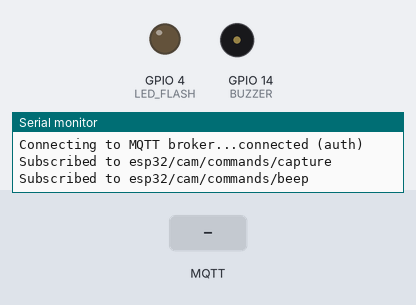
A program run on a simulated ESP32. Parts: output pins drawn as LEDs (lit = HIGH), buzzer (waves = sounding, pin HIGH), the last lines printed to the serial monitor. Inputs (shaded band) come from the test bench. WiFi joins after 1.5 s; servers stay silent unless stated; no MQTT or app messages arrive unless stated; the camera gives no picture.

Above: at 4.0 s.
4.1 s: MQTT message "1" arrives on the first subscribed topic
At 4.6 s:
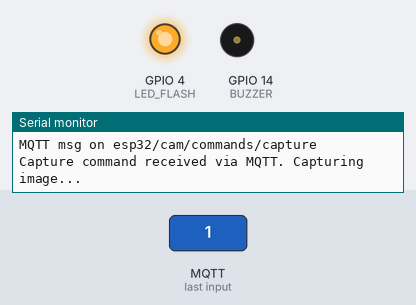
6.2 s: MQTT message "1" arrives on the second subscribed topic
At 7.1 s:
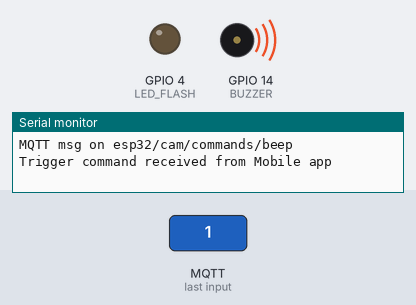
9.2 s: MQTT message "0" arrives on the second subscribed topic
At 11.9 s:
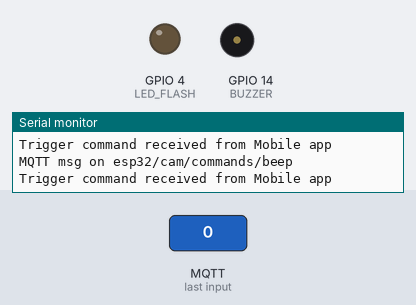
12.2 s: MQTT message "2" arrives on the second subscribed topic
At 12.8 s:
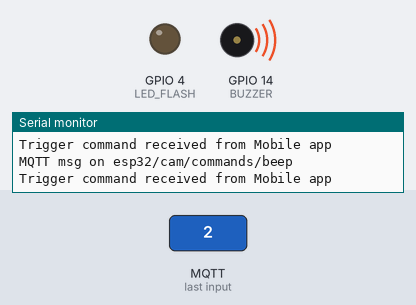
Timing chart, 0 to 15.7 s (numbered marks = the images above; inputs shaded):
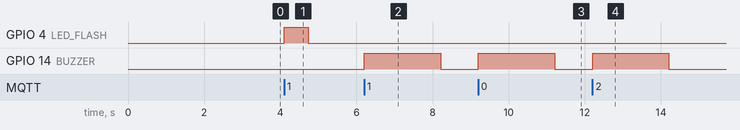

Measured:
- after the input at 4.1 s, GPIO 4 (LED_FLASH): LOW → HIGH at once, → LOW 0.62 s later
- after the input at 6.2 s, GPIO 14 (BUZZER): LOW → HIGH at once, → LOW 2.0 s later
- after the input at 9.2 s, GPIO 14 (BUZZER): LOW → HIGH at once, → LOW 2.0 s later
- after the input at 12.2 s, GPIO 14 (BUZZER): LOW → HIGH at once, → LOW 2.0 s later

The program:

main.cpp
```cpp
/*
  ESP32-CAM: WiFi + MQTT trigger + HTTP capture endpoint
  - Subscribe to topic: cam/commands/capture
  - Publish ready:    cam/status/ready  {"url":"http://<ip>/capture"}
  - Serve JPEG at:    http://<esp-ip>/capture

  Requirements:
  - Arduino core for ESP32
  - PubSubClient library
*/

#include <WiFi.h>
#include <WebServer.h>
#include <PubSubClient.h>
#include "esp_camera.h"
#include <WiFiClientSecure.h>

WiFiClientSecure wifiSecure;
PubSubClient mqttClient(wifiSecure);

// ---------------------------
// Camera pin configuration
// (Typical AI-Thinker / ESP32-CAM board)
#define PWDN_GPIO_NUM 32
#define RESET_GPIO_NUM -1
#define XCLK_GPIO_NUM 0
#define SIOD_GPIO_NUM 26
#define SIOC_GPIO_NUM 27
#define Y9_GPIO_NUM 35
#define Y8_GPIO_NUM 34
#define Y7_GPIO_NUM 39
#define Y6_GPIO_NUM 36
#define Y5_GPIO_NUM 21
#define Y4_GPIO_NUM 19
#define Y3_GPIO_NUM 18
#define Y2_GPIO_NUM 5
#define VSYNC_GPIO_NUM 25
#define HREF_GPIO_NUM 23
#define PCLK_GPIO_NUM 22

#define LED_FLASH 4
#define BUZZER 14

// ---------------------------
// USER CONFIG - fill these
const char *WIFI_SSID = "IOT1";
const char *WIFI_PASS = "369369369";

const char *MQTT_BROKER = "0a50d954b7984f53a9c0d4e7ec990ed8.s1.eu.hivemq.cloud"; // or cloud broker domain
const uint16_t MQTT_PORT = 8883;
const char *MQTT_USER = "dhwani123";    // optional
const char *MQTT_PASSWD = "Dh12345678"; // optional

const char *MQTT_TOPIC_CMD = "esp32/cam/commands/capture";
const char *MQTT_TOPIC_READY = "esp32/cam/status/ready";
const char *MQTT_BEEP_TRIGGER = "esp32/cam/commands/beep";

const char hiveMQ_ca[] PROGMEM = R"EOF(
-----BEGIN CERTIFICATE-----
MIIFGTCCBAGgAwIBAgISBY3q/k62gY9zzCKBwXeVZmRDMA0GCSqGSIb3DQEBCwUA
MDMxCzAJBgNVBAYTAlVTMRYwFAYDVQQKEw1MZXQncyBFbmNyeXB0MQwwCgYDVQQD
EwNSMTIwHhcNMjUxMDE5MTgxNDI5WhcNMjYwMTE3MTgxNDI4WjAfMR0wGwYDVQQD
DBQqLnMxLmV1LmhpdmVtcS5jbG91ZDCCASIwDQYJKoZIhvcNAQEBBQADggEPADCC
AQoCggEBAKVuz2sMPmxx2w/f81/YAEKTbNZMJPk2+ooLFg5hxXvReF+AwIT4XvZ+
MLhSKvFxmghJF+BB9WyhqrcJLGDCP4s6SOLWTYixEoTcaLUviqqn+06kYqDJ6E83
NGsc7T42DlPnzqcZZjPRed9rt4CP3RgeZlWyYZgiD8FoJG9gie8ytihF/FkGZT8T
N4Vkl2vQa3mfBWeeKrcuhcLPxqIWDz/30iYfLtEe5JYYScoCKTXcP9SUStjpR8pD
vfOWdvasOAuBy7yBbx01/4lcQt50hfbhTR/K14/D4rNkuuvU7ktSQnoxVXC8YDwG
zkny10DFt65mVYLNZcBQtOLHHOZGV30CAwEAAaOCAjkwggI1MA4GA1UdDwEB/wQE
AwIFoDAdBgNVHSUEFjAUBggrBgEFBQcDAQYIKwYBBQUHAwIwDAYDVR0TAQH/BAIw
ADAdBgNVHQ4EFgQUgsEjDU35+EWJKBsFxJ0lM0PXMi4wHwYDVR0jBBgwFoAUALUp
8i2ObzHom0yteD763OkM0dIwMwYIKwYBBQUHAQEEJzAlMCMGCCsGAQUFBzAChhdo
dHRwOi8vcjEyLmkubGVuY3Iub3JnLzAzBgNVHREELDAqghQqLnMxLmV1LmhpdmVt
cS5jbG91ZIISczEuZXUuaGl2ZW1xLmNsb3VkMBMGA1UdIAQMMAowCAYGZ4EMAQIB
MC4GA1UdHwQnMCUwI6AhoB+GHWh0dHA6Ly9yMTIuYy5sZW5jci5vcmcvNjguY3Js
MIIBBQYKKwYBBAHWeQIEAgSB9gSB8wDxAHcASZybad4dfOz8Nt7Nh2SmuFuvCoeA
GdFVUvvp6ynd+MMAAAGZ/eOokwAABAMASDBGAiEA5hLq4ze/NeLDJKSPI1IOnSpr
gWKanwFSky61clsLVtECIQDy35kv5Z20DEZaTUTRs0LTwOBtt4hCcsKfDGzfViY4
rQB2AJaXZL9VWJet90OHaDcIQnfp8DrV9qTzNm5GpD8PyqnGAAABmf3jqNEAAAQD
AEcwRQIgRXQhl7dwoxjkx7NWAR678ubZaB3fFXLAKdt1Yt3AxXYCIQDKyEyxTyRf
u54cglCG+XUyMDH3Sgyfqv6uK5OUWOAfbjANBgkqhkiG9w0BAQsFAAOCAQEAlcxa
UU01drpj2WUmbxkD076YtgR10JXLk0Lxy8K5dPd5DFFDcw5EiF8oDXGZtvQ91KEl
Ei+lqi7+oifj/lS7u15pMdg5n/EnCIHFysPixmLObRYNjJXpBgKHrVQspVReYxNe
ZwvtJKglvrvmHzLTLUHDeON9q9CkfUwJLHesI3R3fjlSxgpWwoJOnyQv+Csv1zHE
Nb/7JUJVk/vkWwZo/B/cnUc4WBmTD0RUeFKzKZzmy1gCtuAMeT+cPLraJU5zsKXt
pnpIucEvTexYuDbeuvnYckh2pqAALUKo23HJqAh1//HvxR7vkS87+xq/my4chgW+
UVH0XBkbReDupQk2xQ==
-----END CERTIFICATE-----
)EOF";

const char *root_ca = R"EOF(
-----BEGIN CERTIFICATE-----
MIIFBjCCAu6gAwIBAgIRAMISMktwqbSRcdxA9+KFJjwwDQYJKoZIhvcNAQELBQAw
TzELMAkGA1UEBhMCVVMxKTAnBgNVBAoTIEludGVybmV0IFNlY3VyaXR5IFJlc2Vh
cmNoIEdyb3VwMRUwEwYDVQQDEwxJU1JHIFJvb3QgWDEwHhcNMjQwMzEzMDAwMDAw
WhcNMjcwMzEyMjM1OTU5WjAzMQswCQYDVQQGEwJVUzEWMBQGA1UEChMNTGV0J3Mg
RW5jcnlwdDEMMAoGA1UEAxMDUjEyMIIBIjANBgkqhkiG9w0BAQEFAAOCAQ8AMIIB
CgKCAQEA2pgodK2+lP474B7i5Ut1qywSf+2nAzJ+Npfs6DGPpRONC5kuHs0BUT1M
5ShuCVUxqqUiXXL0LQfCTUA83wEjuXg39RplMjTmhnGdBO+ECFu9AhqZ66YBAJpz
kG2Pogeg0JfT2kVhgTU9FPnEwF9q3AuWGrCf4yrqvSrWmMebcas7dA8827JgvlpL
Thjp2ypzXIlhZZ7+7Tymy05v5J75AEaz/xlNKmOzjmbGGIVwx1Blbzt05UiDDwhY
XS0jnV6j/ujbAKHS9OMZTfLuevYnnuXNnC2i8n+cF63vEzc50bTILEHWhsDp7CH4
WRt/uTp8n1wBnWIEwii9Cq08yhDsGwIDAQABo4H4MIH1MA4GA1UdDwEB/wQEAwIB
hjAdBgNVHSUEFjAUBggrBgEFBQcDAgYIKwYBBQUHAwEwEgYDVR0TAQH/BAgwBgEB
/wIBADAdBgNVHQ4EFgQUALUp8i2ObzHom0yteD763OkM0dIwHwYDVR0jBBgwFoAU
ebRZ5nu25eQBc4AIiMgaWPbpm24wMgYIKwYBBQUHAQEEJjAkMCIGCCsGAQUFBzAC
hhZodHRwOi8veDEuaS5sZW5jci5vcmcvMBMGA1UdIAQMMAowCAYGZ4EMAQIBMCcG
A1UdHwQgMB4wHKAaoBiGFmh0dHA6Ly94MS5jLmxlbmNyLm9yZy8wDQYJKoZIhvcN
AQELBQADggIBAI910AnPanZIZTKS3rVEyIV29BWEjAK/duuz8eL5boSoVpHhkkv3
4eoAeEiPdZLj5EZ7G2ArIK+gzhTlRQ1q4FKGpPPaFBSpqV/xbUb5UlAXQOnkHn3m
FVj+qYv87/WeY+Bm4sN3Ox8BhyaU7UAQ3LeZ7N1X01xxQe4wIAAE3JVLUCiHmZL+
qoCUtgYIFPgcg350QMUIWgxPXNGEncT921ne7nluI02V8pLUmClqXOsCwULw+PVO
ZCB7qOMxxMBoCUeL2Ll4oMpOSr5pJCpLN3tRA2s6P1KLs9TSrVhOk+7LX28NMUlI
usQ/nxLJID0RhAeFtPjyOCOscQBA53+NRjSCak7P4A5jX7ppmkcJECL+S0i3kXVU
y5Me5BbrU8973jZNv/ax6+ZK6TM8jWmimL6of6OrX7ZU6E2WqazzsFrLG3o2kySb
zlhSgJ81Cl4tv3SbYiYXnJExKQvzf83DYotox3f0fwv7xln1A2ZLplCb0O+l/AK0
YE0DS2FPxSAHi0iwMfW2nNHJrXcY3LLHD77gRgje4Eveubi2xxa+Nmk/hmhLdIET
iVDFanoCrMVIpQ59XWHkzdFmoHXHBV7oibVjGSO7ULSQ7MJ1Nz51phuDJSgAIU7A
0zrLnOrAj/dfrlEWRhCvAgbuwLZX1A2sjNjXoPOHbsPiy+lO1KF8/XY7
-----END CERTIFICATE-----
)EOF";

// ---------------------------
// Globals
WebServer server(80);

camera_fb_t *last_fb = nullptr; // pointer to last captured frame (must be returned)
unsigned long lastMqttReconnectAttempt = 0;
unsigned long lastWiFiReconnectAttempt = 0;

void alertBeep()
{
  digitalWrite(BUZZER, HIGH);
  delay(2000);
  digitalWrite(BUZZER, LOW);
}
// ---------------------------
// Camera init
void initCamera()
{
  camera_config_t config;
  config.ledc_channel = LEDC_CHANNEL_0;
  config.ledc_timer = LEDC_TIMER_0;
  config.pin_d0 = Y2_GPIO_NUM;
  config.pin_d1 = Y3_GPIO_NUM;
  config.pin_d2 = Y4_GPIO_NUM;
  config.pin_d3 = Y5_GPIO_NUM;
  config.pin_d4 = Y6_GPIO_NUM;
  config.pin_d5 = Y7_GPIO_NUM;
  config.pin_d6 = Y8_GPIO_NUM;
  config.pin_d7 = Y9_GPIO_NUM;
  config.pin_xclk = XCLK_GPIO_NUM;
  config.pin_pclk = PCLK_GPIO_NUM;
  config.pin_vsync = VSYNC_GPIO_NUM;
  config.pin_href = HREF_GPIO_NUM;
  config.pin_sccb_sda = SIOD_GPIO_NUM;
  config.pin_sccb_scl = SIOC_GPIO_NUM;
  config.pin_pwdn = PWDN_GPIO_NUM;
  config.pin_reset = RESET_GPIO_NUM;
  config.xclk_freq_hz = 20000000;
  config.pixel_format = PIXFORMAT_JPEG;

  // Tune these for reliability / speed
  // config.frame_size = FRAMESIZE_VGA; // use QVGA for faster, VGA for better quality
  config.frame_size = FRAMESIZE_SXGA;
  config.jpeg_quality = 12; // 10-12 is reasonable. Lower number = better quality but more bytes
  config.fb_count = 1;

  esp_err_t err = esp_camera_init(&config);
  if (err != ESP_OK)
  {
    Serial.printf("Camera init failed: 0x%x\n", err);
    // halt here — can't proceed without camera
    while (true)
    {
      delay(1000);
    }
  }
}

void handleCapture()
{
  sensor_t *s = esp_camera_sensor_get();

  // Tune exposure for flash use
  // s->set_ae_ctrl(s, 0);
  // s->set_aec_value(s, 900);
  // s->set_agc_gain(s, 20);
  // s->set_awb_gain(s, 0);

  digitalWrite(LED_FLASH, HIGH);
  delay(350);

  // Dummy frame to stabilize exposure
  camera_fb_t *temp = esp_camera_fb_get();
  esp_camera_fb_return(temp);

  delay(150);

  camera_fb_t *fb = esp_camera_fb_get();
  digitalWrite(LED_FLASH, LOW);

  if (!fb) {
    server.send(500, "text/plain", "Capture failed");
    return;
  }

  server.setContentLength(fb->len);
  server.send(200, "image/jpeg");
  server.client().write(fb->buf, fb->len);

  esp_camera_fb_return(fb);
}


// ---------------------------
// Helper: publish ready JSON with URL
void publishReadyUrl()
{
  IPAddress ip = WiFi.localIP();
  if (WiFi.status() != WL_CONNECTED)
    return;

  char urlBuf[128];
  snprintf(urlBuf, sizeof(urlBuf), "http://%u.%u.%u.%u/capture", ip[0], ip[1], ip[2], ip[3]);

  // JSON payload simple (no dependency)
  char payload[256];
  snprintf(payload, sizeof(payload), "{\"url\":\"%s\"}", urlBuf);

  mqttClient.publish(MQTT_TOPIC_READY, payload);
  Serial.printf("Published ready: %s\n", payload);
}

// ---------------------------
// MQTT message callback
void mqttCallback(char *topic, byte *payload, unsigned int length)
{
  Serial.printf("MQTT msg on %s\n", topic);
  // Note: payload isn't null terminated
  String msg;
  for (unsigned int i = 0; i < length; i++)
    msg += (char)payload[i];
  msg.trim();

  if (String(topic) == String(MQTT_TOPIC_CMD))
  {
    // Accept simple payloads like "capture" or empty; we'll capture regardless
    Serial.println("Capture command received via MQTT. Capturing image...");
    handleCapture();
    // Publish URL (so app can GET)
    publishReadyUrl();
  }
  else if (String(topic) == String(MQTT_BEEP_TRIGGER))
  {
    Serial.println("Trigger command received from Mobile app");
    alertBeep();
  }
}

// ---------------------------
// MQTT connect (blocking-ish with short timeout)
boolean mqttConnect()
{
  if (!WiFi.isConnected())
    return false;

  Serial.print("Connecting to MQTT broker...");
  if (strlen(MQTT_USER) == 0)
  {
    if (mqttClient.connect("esp32cam-client"))
    {
      Serial.println("connected");
      return true;
    }
  }
  else
  {
    if (mqttClient.connect("esp32cam-client", MQTT_USER, MQTT_PASSWD))
    {
      Serial.println("connected (auth)");
      return true;
    }
  }
  Serial.printf("failed, rc=%d\n", mqttClient.state());
  return false;
}


// ---------------------------
// Setup server routes and start
void startHttpServer()
{
  server.on("/capture", HTTP_GET, handleCapture);
  server.begin();
  Serial.println("HTTP server started.");
}

// ---------------------------
// Setup
void setup()
{
  Serial.begin(115200);
  delay(1000);

  pinMode(LED_FLASH, OUTPUT);
  digitalWrite(LED_FLASH, LOW);
  pinMode(BUZZER, OUTPUT);
  digitalWrite(BUZZER, LOW);
  // Start Wi-Fi
  WiFi.mode(WIFI_STA);
  WiFi.begin(WIFI_SSID, WIFI_PASS);
  Serial.print("Connecting to WiFi");
  unsigned long start = millis();
  while (WiFi.status() != WL_CONNECTED && millis() - start < 20000)
  {
    delay(300);
    Serial.print(".");
  }
  Serial.println();

  if (WiFi.status() == WL_CONNECTED)
  {
    Serial.print("WiFi connected. IP: ");
    Serial.println(WiFi.localIP());
  }
  else
  {
    Serial.println("WiFi connect failed. Continue anyway (check credentials).");
  }

  // Init camera
  initCamera();

  // MQTT setup
  wifiSecure.setCACert(root_ca);
  mqttClient.setServer(MQTT_BROKER, MQTT_PORT);
  mqttClient.setCallback(mqttCallback);

  // Start HTTP server last
  startHttpServer();
}

// ---------------------------
// Loop: ensure Wi-Fi & MQTT connectivity, handle client loops
void loop()
{
  // Wi-Fi reconnect if needed (non-blocking check)
  if (WiFi.status() != WL_CONNECTED)
  {
    unsigned long now = millis();
    if (now - lastWiFiReconnectAttempt > 5000)
    {
      lastWiFiReconnectAttempt = now;
      Serial.println("Trying WiFi reconnect...");
      WiFi.disconnect();
      WiFi.begin(WIFI_SSID, WIFI_PASS);
    }
  }

  // MQTT connect if needed
  if (!mqttClient.connected())
  {
    unsigned long now = millis();
    if (now - lastMqttReconnectAttempt > 3000)
    {
      lastMqttReconnectAttempt = now;
      if (mqttConnect())
      {
        // subscribe after connect
        mqttClient.subscribe(MQTT_TOPIC_CMD);
        Serial.printf("Subscribed to %s\n", MQTT_TOPIC_CMD);
        mqttClient.subscribe(MQTT_BEEP_TRIGGER);
        Serial.printf("Subscribed to %s\n", MQTT_BEEP_TRIGGER);
      }
    }
  }
  else
  {
    mqttClient.loop(); // process incoming messages
  }

  server.handleClient();
  delay(10);
}
```
